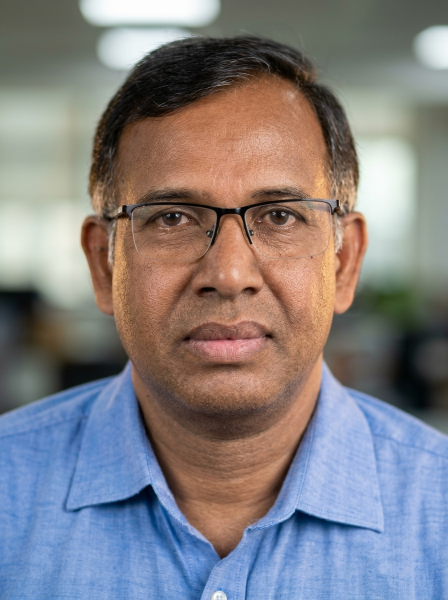
#> input picture members/Sebastian Pottackal (Trustee) .jpeg, 896 x 1200 px, given as the content of the folder public/uploads, which was not available (shown at 1/2 size)
$ python enhance-uploads.py
#> lines starting #> are read from the running program, lines starting #| are printed output that depends on the picture
#!/usr/bin/env python3
"""
Improve a photograph that is already on the site, in place.

Parish photographs arrive from a telephone, from WhatsApp, or as a screenshot
of something somebody sent. They are rarely bad pictures; they are usually
hazy, or flat, or a little dark, because that is what a phone camera does in
Kerala light at the wrong time of day. All of that can be corrected.

What cannot be corrected is resolution. A photograph 347 pixels across stays
347 pixels across: upscaling invents detail, it does not recover it, and the
invented sort looks worse than the honest blur. This script never resizes.

Nothing is replaced. Every file keeps its name, its format and its dimensions,
so every reference in content/*.json keeps working. The originals are copied to
content/.image-originals/ first, and `--revert` puts them back.

    python3 scripts/enhance-uploads.py --dry-run     # say what it would do
    python3 scripts/enhance-uploads.py               # do it
    python3 scripts/enhance-uploads.py --revert      # put the originals back
"""
import argparse
import shutil
import sys
from pathlib import Path

from PIL import Image, ImageEnhance, ImageFilter, ImageStat

UPLOADS = Path("public/uploads")
ORIGINALS = Path("content/.image-originals")

# How far the darkest and lightest parts may be pulled out. Half a percent at
# each end lifts haze without crushing anything to pure black or pure white.
CLIP = 0.5
TARGET_CONTRAST = 58.0

# The most a single colour channel may be moved relative to the others while
# straightening a cast. A phone that renders a white wall slightly blue is worth
# correcting; a photograph that is genuinely warm — a priest in red vestments, a
# sanctuary under tungsten light — is meant to be warm, and neutralising it
# would be a worse picture, not a better one.
MAX_CAST_SHIFT = 0.14

# Only a genuinely dark picture is lifted, and only a little. An earlier version
# of this script aimed the *average* brightness at a fixed number, which is
# wrong the moment a photograph is mostly bright on purpose: a white church
# against a bright sky reads as over-exposed by that measure, and "correcting"
# it turned a correctly exposed white building grey. The white point is set from
# the highlights instead, where white actually lives.
DARK = 100.0

def measure(im: Image.Image) -> dict:
    grey = im.convert("L")
    stat = ImageStat.Stat(grey)
    edges = grey.filter(ImageFilter.FIND_EDGES)
    return {
        "bright": stat.mean[0],
        "contrast": stat.stddev[0],
        "sharp": ImageStat.Stat(edges).stddev[0],
    }


def _ends(hist: list[int], clip: float) -> tuple[int, int]:
    """The value below which `clip`% of pixels sit, and above which `clip`% sit."""
    total = sum(hist)
    if total == 0:
        return 0, 255
    lo_target, hi_target = total * clip / 100, total * (1 - clip / 100)
    run, lo, hi = 0, 0, 255
    for value, count in enumerate(hist):
        run += count
        if run >= lo_target:
            lo = value
            break
    run = 0
    for value, count in enumerate(hist):
        run += count
        if run >= hi_target:
            hi = value
            break
    return lo, hi


def levels(im: Image.Image, clip: float = CLIP) -> tuple[Image.Image, bool]:
    """
    Put black back at black and white back at white, one channel at a time.

    A hazy photograph uses only the middle of the range: nothing is properly
    dark and nothing properly bright. Finding the true ends and stretching to
    them is what lifts the haze.

    Doing it per channel straightens a colour cast at the same time, because a
    white wall that photographed slightly blue has a blue channel reaching
    further than the red one, and pulling each to the same ends makes the wall
    white again. Left unchecked that would also drain a photograph that is
    meant to be warm, so each channel is allowed to move only so far from what
    the picture as a whole is doing.
    """
    channels = im.split()[:3]
    ends = [_ends(c.histogram(), clip) for c in channels]

    spans = [max(hi - lo, 1) for lo, hi in ends]
    mean_span = sum(spans) / len(spans)
    mean_lo = sum(lo for lo, _ in ends) / len(ends)

    if max(spans) < 16:
        return im, False

    out = []
    for channel, (lo, hi) in zip(channels, ends):
        span = max(hi - lo, 1)
        # Pull each channel only part of the way towards its own ends, so a
        # genuinely coloured scene keeps its colour.
        lo = lo + (mean_lo - lo) * (1 - MAX_CAST_SHIFT)
        span = span + (mean_span - span) * (1 - MAX_CAST_SHIFT)
        scale = 255.0 / span
        out.append(channel.point(lambda v, lo=lo, s=scale: max(0, min(255, int((v - lo) * s)))))

    return Image.merge("RGB", out), True


def enhance(path: Path) -> tuple[dict, dict, list[str]]:
    im = Image.open(path)
    fmt = im.format
    has_alpha = im.mode in ("RGBA", "LA", "P") and "transparency" in im.info
    im = im.convert("RGBA" if has_alpha else "RGB")

    before = measure(im)
    done: list[str] = []

    if has_alpha:
        alpha = im.getchannel("A")
        work = im.convert("RGB")
    else:
        alpha, work = None, im

    work, stretched = levels(work)
    if stretched:
        done.append("levels")

    # Only a genuinely dark photograph is lifted, and gently. Brightness is not
    # aimed at a number: the white point above has already put white where it
    # belongs, and a picture that is mostly bright on purpose must stay that way.
    now = measure(work)
    if now["bright"] < DARK:
        factor = min(1.22, DARK / max(now["bright"], 1))
        work = ImageEnhance.Brightness(work).enhance(factor)
        done.append(f"lifted x{factor:.2f}")

    now = measure(work)
    if now["contrast"] < TARGET_CONTRAST:
        factor = max(1.0, min(1.18, TARGET_CONTRAST / max(now["contrast"], 1)))
        if factor > 1.02:
            work = ImageEnhance.Contrast(work).enhance(factor)
            done.append(f"contrast x{factor:.2f}")

    # A hazy picture is a desaturated one. A small lift, only where it is flat.
    if before["contrast"] < 58:
        work = ImageEnhance.Color(work).enhance(1.08)
        done.append("colour x1.08")

    # Sharpening is the easiest thing to overdo, so it is scaled to how soft the
    # picture actually is and capped well short of crunchy.
    if before["sharp"] < 55:
        amount = int(max(40, min(95, (55 - before["sharp"]) * 2.6)))
        work = work.filter(ImageFilter.UnsharpMask(radius=1.1, percent=amount, threshold=3))
        done.append(f"sharpen {amount}%")

    if alpha is not None:
        work = work.convert("RGBA")
        work.putalpha(alpha)

    after = measure(work)
    if done:
        if fmt == "PNG":
            work.save(path, "PNG", optimize=True)
        else:
            work.save(path, "JPEG", quality=92, subsampling=0, optimize=True)
    return before, after, done


def main() -> int:
    ap = argparse.ArgumentParser(description=__doc__)
    ap.add_argument("--dry-run", action="store_true", help="say what it would do")
    ap.add_argument("--revert", action="store_true", help="put the originals back")
    ap.add_argument("--only", nargs="*", help="file names to work on; default is all")
    args = ap.parse_args()

    if args.revert:
        for original in sorted(ORIGINALS.glob("*")):
            shutil.copy2(original, UPLOADS / original.name)
            print(f"  restored {original.name}")
        return 0

    files = sorted(p for p in UPLOADS.iterdir() if p.suffix.lower() in {".jpg", ".jpeg", ".png"})
    if args.only:
        wanted = set(args.only)
        files = [p for p in files if p.name in wanted]
    if not files:
        print("Nothing to do.")
        return 0

    ORIGINALS.mkdir(parents=True, exist_ok=True)
    print(f"{'file':<44}{'bright':>16}{'contrast':>16}{'sharp':>16}   what was done")
    for path in files:
        keep = ORIGINALS / path.name
        if not keep.exists():
            shutil.copy2(path, keep)

        if args.dry_run:
            im = Image.open(path).convert("RGB")
            b = measure(im)
            print(f"{path.name[:42]:<44}{b['bright']:>16.0f}{b['contrast']:>16.0f}{b['sharp']:>16.1f}   (dry run)")
            continue

        before, after, done = enhance(path)
#> in enhance, im is the input picture: PIL image 896x1200 RGB; mean R, G, B 131.1, 127.4, 130.4
#> in enhance, `has_alpha = im.mode in ("RGBA", "LA", "P") and "transparency" in im.info`: has_alpha = False
#> in measure, `grey = im.convert("L")`:
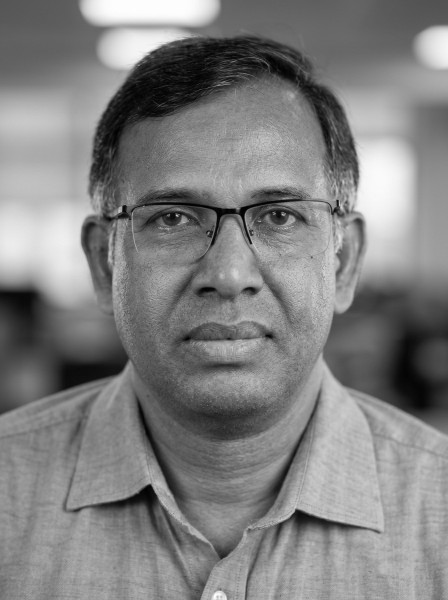
#> grey: PIL image 896x1200 L (shown at 1/2 size); min 0, max 255, mean 128.8
#> in measure, `edges = grey.filter(ImageFilter.FIND_EDGES)`:
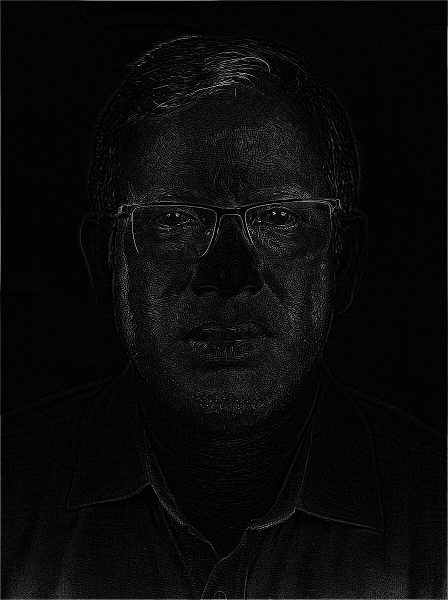
#> edges: PIL image 896x1200 L (shown at 1/2 size); min 0, max 255, mean 10.2
#> in enhance, `before = measure(im)`: before = {'bright': 128.8, 'contrast': 50.83, 'sharp': 23.49}
#> in levels, `ends = [_ends(c.histogram(), clip) for c in channels]`: ends = [(4, 250), (8, 251), (5, 251)]
#> in levels, `spans = [max(hi - lo, 1) for lo, hi in ends]`: spans = [246, 243, 246]
#> in levels, `mean_span = sum(spans) / len(spans)`: mean_span = 245
#> in levels, `mean_lo = sum(lo for lo, _ in ends) / len(ends)`: mean_lo = 5.67
#> the loop in levels, `for channel, (lo, hi) in zip(channels, ends):` made 3 passes
#> (lo, hi, span) on passes 1 to 3: (5.43, 250, 245.1), (5.99, 251, 244.7), (5.57, 251, 245.1)
#> after the loop in levels, `for channel, (lo, hi) in zip(channels, ends):`: out = 3 items
#> in enhance, `work, stretched = levels(work)`: stretched = True
#> in enhance, `now = measure(work)`: now = {'bright': 127.6, 'contrast': 52.9, 'sharp': 24.29}
#> in enhance, `factor = max(1.0, min(1.18, TARGET_CONTRAST / max(now["contrast"], 1)))`: factor = 1.1
#> in enhance, `amount = int(max(40, min(95, (55 - before["sharp"]) * 2.6)))`: amount = 81
#> in measure (call 4), `edges = grey.filter(ImageFilter.FIND_EDGES)`:
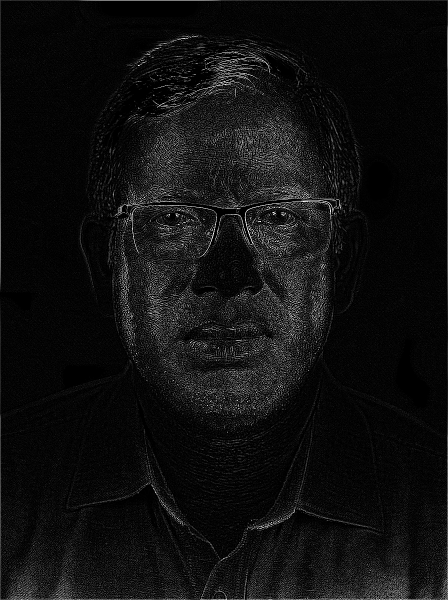
#> edges: PIL image 896x1200 L (shown at 1/2 size); min 0, max 255, mean 15.9
#> in enhance, `after = measure(work)`: after = {'bright': 126.8, 'contrast': 57.71, 'sharp': 38.42}
#> done = ['levels', 'contrast x1.10', 'colour x1.08', 'sharpen 81%']
        if not done:
            print(f"{path.name[:42]:<44}{'—':>16}{'—':>16}{'—':>16}   already good, left alone")
            continue
        moved = lambda key, fmt: f"{before[key]:{fmt}}\u2192{after[key]:{fmt}}"
        print(
            f"{path.name[:42]:<44}"
            f"{moved('bright', '.0f'):>16}"
            f"{moved('contrast', '.0f'):>16}"
            f"{moved('sharp', '.1f'):>16}   {', '.join(done)}"
        )
#| Sebastian Pottackal (Trustee) .jpeg                  129→127           51→58       23.5→38.4   levels, contrast x1.10, colour x1.08, sharpen 81%
    return 0


if __name__ == "__main__":
    sys.exit(main())
#> (the program exits here)

$ run again, on members/Thomas puthussery (Interior Option).jpeg
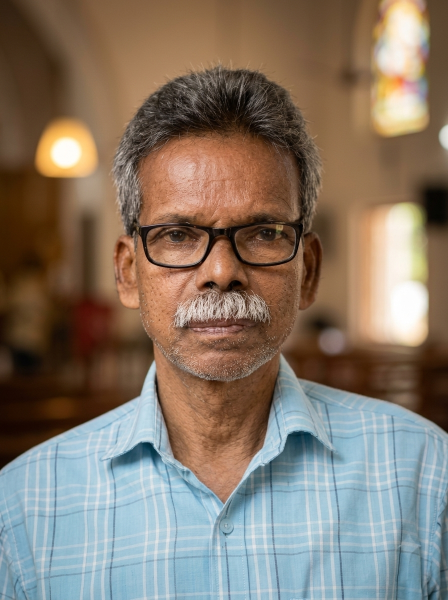
#> input picture members/Thomas puthussery (Interior Option).jpeg, 896 x 1200 px, given as the content of the folder public/uploads, which was not available (shown at 1/2 size)
#> in enhance, im is the input picture: PIL image 896x1200 RGB; mean R, G, B 133.4, 119.7, 105.7
#> has_alpha = False
#> in measure, `grey = im.convert("L")`:
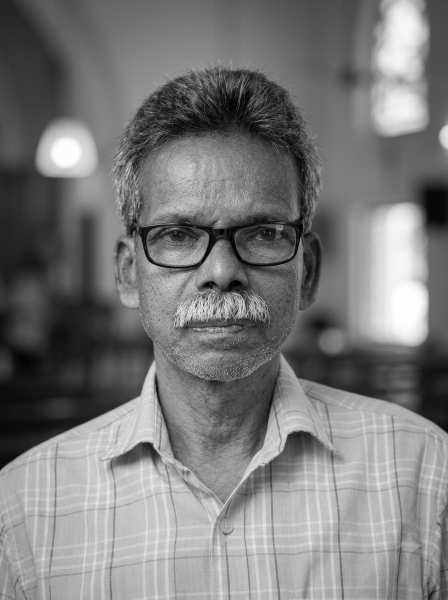
#> grey: PIL image 896x1200 L (shown at 1/2 size); min 0, max 255, mean 122.2
#> in enhance, `before = measure(im)`: before = {'bright': 122.2, 'contrast': 57.49, 'sharp': 26.56}
#> ends = [(14, 253), (8, 250), (0, 245)]
#> spans = [239, 242, 245]
#> mean_span = 242
#> mean_lo = 7.33
#> the loop in levels, `for channel, (lo, hi) in zip(channels, ends):` made 3 passes
#> (lo, hi, span, scale) on passes 1 to 3: (8.27, 253, 241.6, 1.06), (7.43, 250, 242, 1.05), (6.31, 245, 242.4, 1.05)
#> after the loop in levels, `for channel, (lo, hi) in zip(channels, ends):`: out = 3 items
#> stretched = True
#> now = {'bright': 120.3, 'contrast': 60.49, 'sharp': 27.59}
#> amount = 73
#> in measure (call 4), `edges = grey.filter(ImageFilter.FIND_EDGES)`:
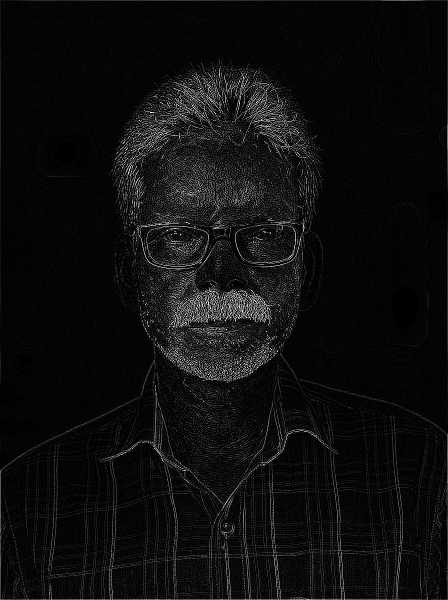
#> edges: PIL image 896x1200 L (shown at 1/2 size); min 0, max 255, mean 14.2
#> in enhance, `after = measure(work)`: after = {'bright': 119.9, 'contrast': 60.95, 'sharp': 37}
#> in main, `before, after, done = enhance(path)`: done = ['levels', 'colour x1.08', 'sharpen 73%']
#| Thomas puthussery (Interior Option).jpeg             122→120           57→61       26.6→37.0   levels, colour x1.08, sharpen 73%
